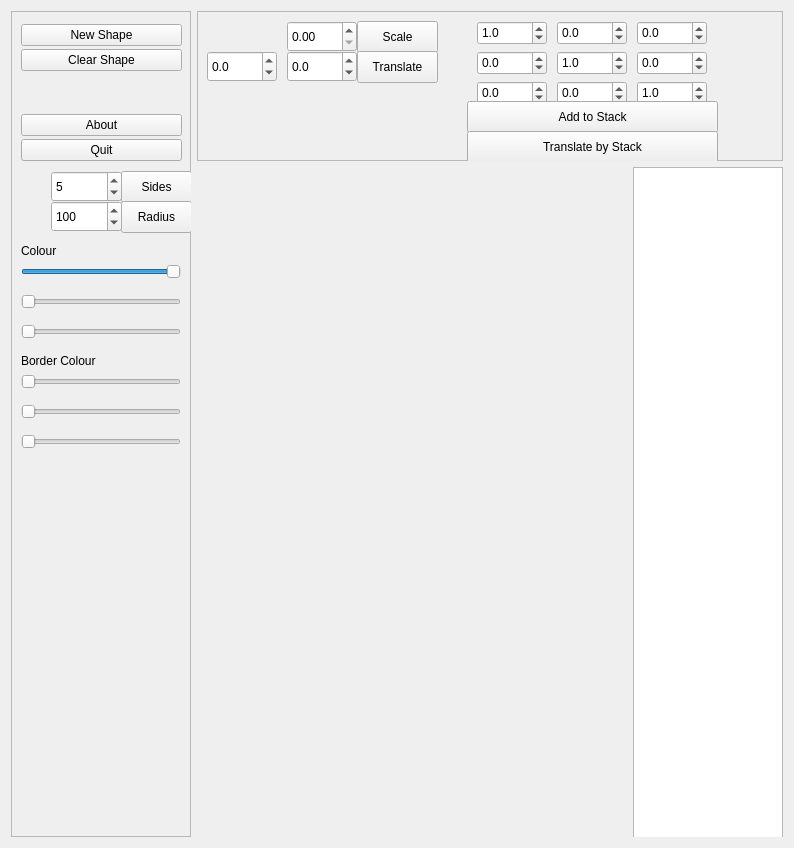
<?xml version="1.0" encoding="UTF-8"?>
<ui version="4.0">
 <class>frmMain</class>
 <widget class="QWidget" name="frmMain">
  <property name="geometry">
   <rect>
    <x>0</x>
    <y>0</y>
    <width>794</width>
    <height>848</height>
   </rect>
  </property>
  <property name="windowTitle">
   <string>OpenGl - Qt -Direct Mode Drawing</string>
  </property>
  <layout class="QGridLayout" name="gridLayout">
   <item row="1" column="1">
    <widget class="GLWidget" name="widget" native="true"/>
   </item>
   <item row="0" column="0" rowspan="2">
    <widget class="QFrame" name="frame">
     <property name="sizePolicy">
      <sizepolicy hsizetype="Fixed" vsizetype="Preferred">
       <horstretch>0</horstretch>
       <verstretch>0</verstretch>
      </sizepolicy>
     </property>
     <property name="minimumSize">
      <size>
       <width>180</width>
       <height>0</height>
      </size>
     </property>
     <property name="frameShape">
      <enum>QFrame::StyledPanel</enum>
     </property>
     <property name="frameShadow">
      <enum>QFrame::Raised</enum>
     </property>
     <widget class="QWidget" name="verticalLayoutWidget">
      <property name="geometry">
       <rect>
        <x>10</x>
        <y>10</y>
        <width>161</width>
        <height>144</height>
       </rect>
      </property>
      <layout class="QVBoxLayout" name="verticalLayout_2">
       <property name="spacing">
        <number>0</number>
       </property>
       <property name="sizeConstraint">
        <enum>QLayout::SetNoConstraint</enum>
       </property>
       <item>
        <widget class="QPushButton" name="newShapeButton">
         <property name="text">
          <string>New Shape</string>
         </property>
        </widget>
       </item>
       <item>
        <widget class="QPushButton" name="removeButton">
         <property name="text">
          <string>Clear Shape</string>
         </property>
        </widget>
       </item>
       <item>
        <spacer name="verticalSpacer_2">
         <property name="orientation">
          <enum>Qt::Vertical</enum>
         </property>
         <property name="sizeType">
          <enum>QSizePolicy::Fixed</enum>
         </property>
         <property name="sizeHint" stdset="0">
          <size>
           <width>20</width>
           <height>40</height>
          </size>
         </property>
        </spacer>
       </item>
       <item>
        <widget class="QPushButton" name="aboutPushButton">
         <property name="text">
          <string>About</string>
         </property>
        </widget>
       </item>
       <item>
        <widget class="QPushButton" name="quitPushButton">
         <property name="text">
          <string>Quit</string>
         </property>
        </widget>
       </item>
      </layout>
     </widget>
     <widget class="QSpinBox" name="sidesBox">
      <property name="geometry">
       <rect>
        <x>40</x>
        <y>160</y>
        <width>71</width>
        <height>31</height>
       </rect>
      </property>
      <property name="minimum">
       <number>3</number>
      </property>
      <property name="maximum">
       <number>1000</number>
      </property>
      <property name="value">
       <number>5</number>
      </property>
     </widget>
     <widget class="QPushButton" name="sidesButton">
      <property name="geometry">
       <rect>
        <x>110</x>
        <y>160</y>
        <width>71</width>
        <height>32</height>
       </rect>
      </property>
      <property name="text">
       <string>Sides</string>
      </property>
     </widget>
     <widget class="QSlider" name="colourB">
      <property name="geometry">
       <rect>
        <x>10</x>
        <y>310</y>
        <width>160</width>
        <height>22</height>
       </rect>
      </property>
      <property name="maximum">
       <number>255</number>
      </property>
      <property name="orientation">
       <enum>Qt::Horizontal</enum>
      </property>
     </widget>
     <widget class="QSlider" name="colourR">
      <property name="geometry">
       <rect>
        <x>10</x>
        <y>250</y>
        <width>160</width>
        <height>22</height>
       </rect>
      </property>
      <property name="maximum">
       <number>255</number>
      </property>
      <property name="value">
       <number>255</number>
      </property>
      <property name="orientation">
       <enum>Qt::Horizontal</enum>
      </property>
     </widget>
     <widget class="QSlider" name="colourG">
      <property name="geometry">
       <rect>
        <x>10</x>
        <y>280</y>
        <width>160</width>
        <height>22</height>
       </rect>
      </property>
      <property name="maximum">
       <number>255</number>
      </property>
      <property name="orientation">
       <enum>Qt::Horizontal</enum>
      </property>
     </widget>
     <widget class="QLabel" name="label">
      <property name="geometry">
       <rect>
        <x>10</x>
        <y>230</y>
        <width>62</width>
        <height>19</height>
       </rect>
      </property>
      <property name="text">
       <string>Colour</string>
      </property>
     </widget>
     <widget class="QLabel" name="colourLabel">
      <property name="geometry">
       <rect>
        <x>10</x>
        <y>340</y>
        <width>111</width>
        <height>19</height>
       </rect>
      </property>
      <property name="text">
       <string>Border Colour</string>
      </property>
     </widget>
     <widget class="QSlider" name="sColourR">
      <property name="geometry">
       <rect>
        <x>10</x>
        <y>360</y>
        <width>160</width>
        <height>22</height>
       </rect>
      </property>
      <property name="maximum">
       <number>255</number>
      </property>
      <property name="value">
       <number>0</number>
      </property>
      <property name="sliderPosition">
       <number>0</number>
      </property>
      <property name="orientation">
       <enum>Qt::Horizontal</enum>
      </property>
     </widget>
     <widget class="QSlider" name="sColourG">
      <property name="geometry">
       <rect>
        <x>10</x>
        <y>390</y>
        <width>160</width>
        <height>22</height>
       </rect>
      </property>
      <property name="maximum">
       <number>255</number>
      </property>
      <property name="orientation">
       <enum>Qt::Horizontal</enum>
      </property>
     </widget>
     <widget class="QSlider" name="sColourB">
      <property name="geometry">
       <rect>
        <x>10</x>
        <y>420</y>
        <width>160</width>
        <height>22</height>
       </rect>
      </property>
      <property name="maximum">
       <number>255</number>
      </property>
      <property name="orientation">
       <enum>Qt::Horizontal</enum>
      </property>
     </widget>
     <widget class="QPushButton" name="radiusButton">
      <property name="geometry">
       <rect>
        <x>110</x>
        <y>190</y>
        <width>71</width>
        <height>32</height>
       </rect>
      </property>
      <property name="text">
       <string>Radius</string>
      </property>
     </widget>
     <widget class="QSpinBox" name="radiusBox">
      <property name="geometry">
       <rect>
        <x>40</x>
        <y>190</y>
        <width>71</width>
        <height>31</height>
       </rect>
      </property>
      <property name="minimum">
       <number>1</number>
      </property>
      <property name="maximum">
       <number>1000</number>
      </property>
      <property name="singleStep">
       <number>10</number>
      </property>
      <property name="value">
       <number>100</number>
      </property>
     </widget>
    </widget>
   </item>
   <item row="1" column="2">
    <widget class="QFrame" name="frame_3">
     <property name="maximumSize">
      <size>
       <width>150</width>
       <height>16777215</height>
      </size>
     </property>
     <property name="frameShape">
      <enum>QFrame::StyledPanel</enum>
     </property>
     <property name="frameShadow">
      <enum>QFrame::Raised</enum>
     </property>
     <widget class="QTextBrowser" name="textBrowser">
      <property name="geometry">
       <rect>
        <x>0</x>
        <y>0</y>
        <width>150</width>
        <height>1000</height>
       </rect>
      </property>
      <property name="minimumSize">
       <size>
        <width>150</width>
        <height>1000</height>
       </size>
      </property>
     </widget>
    </widget>
   </item>
   <item row="0" column="1" colspan="2">
    <widget class="QFrame" name="frame_2">
     <property name="maximumSize">
      <size>
       <width>16777215</width>
       <height>150</height>
      </size>
     </property>
     <property name="frameShape">
      <enum>QFrame::StyledPanel</enum>
     </property>
     <property name="frameShadow">
      <enum>QFrame::Raised</enum>
     </property>
     <widget class="QDoubleSpinBox" name="scaleSpinBox">
      <property name="geometry">
       <rect>
        <x>90</x>
        <y>10</y>
        <width>70</width>
        <height>31</height>
       </rect>
      </property>
      <property name="minimum">
       <double>0.000000000000000</double>
      </property>
      <property name="maximum">
       <double>4.000000000000000</double>
      </property>
      <property name="singleStep">
       <double>0.100000000000000</double>
      </property>
     </widget>
     <widget class="QPushButton" name="scaleButton">
      <property name="geometry">
       <rect>
        <x>160</x>
        <y>10</y>
        <width>81</width>
        <height>32</height>
       </rect>
      </property>
      <property name="text">
       <string>Scale</string>
      </property>
     </widget>
     <widget class="QDoubleSpinBox" name="ySpinBox">
      <property name="geometry">
       <rect>
        <x>90</x>
        <y>40</y>
        <width>70</width>
        <height>31</height>
       </rect>
      </property>
      <property name="decimals">
       <number>1</number>
      </property>
      <property name="minimum">
       <double>-100.000000000000000</double>
      </property>
      <property name="maximum">
       <double>100.000000000000000</double>
      </property>
      <property name="singleStep">
       <double>1.000000000000000</double>
      </property>
     </widget>
     <widget class="QDoubleSpinBox" name="xSpinBox">
      <property name="geometry">
       <rect>
        <x>10</x>
        <y>40</y>
        <width>70</width>
        <height>31</height>
       </rect>
      </property>
      <property name="decimals">
       <number>1</number>
      </property>
      <property name="minimum">
       <double>-100.000000000000000</double>
      </property>
      <property name="maximum">
       <double>100.000000000000000</double>
      </property>
      <property name="singleStep">
       <double>1.000000000000000</double>
      </property>
     </widget>
     <widget class="QPushButton" name="transButton">
      <property name="geometry">
       <rect>
        <x>160</x>
        <y>40</y>
        <width>81</width>
        <height>32</height>
       </rect>
      </property>
      <property name="text">
       <string>Translate</string>
      </property>
     </widget>
     <widget class="QDoubleSpinBox" name="XX">
      <property name="geometry">
       <rect>
        <x>280</x>
        <y>10</y>
        <width>70</width>
        <height>24</height>
       </rect>
      </property>
      <property name="decimals">
       <number>1</number>
      </property>
      <property name="minimum">
       <double>-99.000000000000000</double>
      </property>
      <property name="singleStep">
       <double>0.100000000000000</double>
      </property>
      <property name="value">
       <double>1.000000000000000</double>
      </property>
     </widget>
     <widget class="QDoubleSpinBox" name="YX">
      <property name="geometry">
       <rect>
        <x>280</x>
        <y>40</y>
        <width>70</width>
        <height>24</height>
       </rect>
      </property>
      <property name="decimals">
       <number>1</number>
      </property>
      <property name="minimum">
       <double>-99.000000000000000</double>
      </property>
      <property name="singleStep">
       <double>0.100000000000000</double>
      </property>
     </widget>
     <widget class="QDoubleSpinBox" name="ZX">
      <property name="geometry">
       <rect>
        <x>280</x>
        <y>70</y>
        <width>70</width>
        <height>24</height>
       </rect>
      </property>
      <property name="decimals">
       <number>1</number>
      </property>
      <property name="minimum">
       <double>-99.000000000000000</double>
      </property>
      <property name="singleStep">
       <double>0.100000000000000</double>
      </property>
     </widget>
     <widget class="QDoubleSpinBox" name="XY">
      <property name="geometry">
       <rect>
        <x>360</x>
        <y>10</y>
        <width>70</width>
        <height>24</height>
       </rect>
      </property>
      <property name="decimals">
       <number>1</number>
      </property>
      <property name="minimum">
       <double>-99.000000000000000</double>
      </property>
      <property name="singleStep">
       <double>0.100000000000000</double>
      </property>
     </widget>
     <widget class="QDoubleSpinBox" name="ZY">
      <property name="geometry">
       <rect>
        <x>360</x>
        <y>70</y>
        <width>70</width>
        <height>24</height>
       </rect>
      </property>
      <property name="decimals">
       <number>1</number>
      </property>
      <property name="minimum">
       <double>-99.000000000000000</double>
      </property>
      <property name="singleStep">
       <double>0.100000000000000</double>
      </property>
     </widget>
     <widget class="QDoubleSpinBox" name="XZ">
      <property name="geometry">
       <rect>
        <x>440</x>
        <y>10</y>
        <width>70</width>
        <height>24</height>
       </rect>
      </property>
      <property name="decimals">
       <number>1</number>
      </property>
      <property name="minimum">
       <double>-99.000000000000000</double>
      </property>
      <property name="singleStep">
       <double>0.100000000000000</double>
      </property>
     </widget>
     <widget class="QDoubleSpinBox" name="YZ">
      <property name="geometry">
       <rect>
        <x>440</x>
        <y>40</y>
        <width>70</width>
        <height>24</height>
       </rect>
      </property>
      <property name="decimals">
       <number>1</number>
      </property>
      <property name="minimum">
       <double>-99.000000000000000</double>
      </property>
      <property name="singleStep">
       <double>0.100000000000000</double>
      </property>
     </widget>
     <widget class="QDoubleSpinBox" name="ZZ">
      <property name="geometry">
       <rect>
        <x>440</x>
        <y>70</y>
        <width>70</width>
        <height>24</height>
       </rect>
      </property>
      <property name="decimals">
       <number>1</number>
      </property>
      <property name="minimum">
       <double>-99.000000000000000</double>
      </property>
      <property name="singleStep">
       <double>0.100000000000000</double>
      </property>
      <property name="value">
       <double>1.000000000000000</double>
      </property>
     </widget>
     <widget class="QPushButton" name="stackButton">
      <property name="geometry">
       <rect>
        <x>270</x>
        <y>90</y>
        <width>251</width>
        <height>32</height>
       </rect>
      </property>
      <property name="text">
       <string>Add to Stack</string>
      </property>
     </widget>
     <widget class="QPushButton" name="stackinateButton">
      <property name="geometry">
       <rect>
        <x>270</x>
        <y>120</y>
        <width>251</width>
        <height>32</height>
       </rect>
      </property>
      <property name="text">
       <string>Translate by Stack</string>
      </property>
     </widget>
     <widget class="QDoubleSpinBox" name="YY">
      <property name="geometry">
       <rect>
        <x>360</x>
        <y>40</y>
        <width>70</width>
        <height>24</height>
       </rect>
      </property>
      <property name="decimals">
       <number>1</number>
      </property>
      <property name="minimum">
       <double>-99.000000000000000</double>
      </property>
      <property name="maximum">
       <double>99.000000000000000</double>
      </property>
      <property name="singleStep">
       <double>0.100000000000000</double>
      </property>
      <property name="value">
       <double>1.000000000000000</double>
      </property>
     </widget>
    </widget>
   </item>
  </layout>
 </widget>
 <customwidgets>
  <customwidget>
   <class>GLWidget</class>
   <extends>QWidget</extends>
   <header>glwidget.h</header>
   <container>1</container>
   <slots>
    <slot>newSquare()</slot>
    <slot>newCircle()</slot>
    <slot>setSides(int)</slot>
    <slot>translate(double,double)</slot>
    <slot>scale(double)</slot>
    <slot>removeShape()</slot>
   </slots>
  </customwidget>
 </customwidgets>
 <resources/>
 <connections>
  <connection>
   <sender>aboutPushButton</sender>
   <signal>clicked()</signal>
   <receiver>frmMain</receiver>
   <slot>aboutBut()</slot>
   <hints>
    <hint type="sourcelabel">
     <x>94</x>
     <y>117</y>
    </hint>
    <hint type="destinationlabel">
     <x>190</x>
     <y>185</y>
    </hint>
   </hints>
  </connection>
  <connection>
   <sender>quitPushButton</sender>
   <signal>clicked()</signal>
   <receiver>frmMain</receiver>
   <slot>close()</slot>
   <hints>
    <hint type="sourcelabel">
     <x>145</x>
     <y>141</y>
    </hint>
    <hint type="destinationlabel">
     <x>193</x>
     <y>234</y>
    </hint>
   </hints>
  </connection>
 </connections>
 <slots>
  <slot>colourHex()</slot>
  <slot>colourSnake()</slot>
  <slot>showHex(bool)</slot>
  <slot>showSnake(bool)</slot>
  <slot>endit()</slot>
  <slot>widthSlider(int)</slot>
  <slot>panMode(bool)</slot>
  <slot>openImage()</slot>
  <slot>depthSet(int)</slot>
  <slot>clear()</slot>
  <slot>aboutBut()</slot>
  <slot>helpBut()</slot>
  <slot>txt0()</slot>
  <slot>txt0(QString)</slot>
  <slot>txt1()</slot>
  <slot>txt1(QString)</slot>
  <slot>pressmebut()</slot>
  <slot>txt9(QString)</slot>
  <slot>txt99()</slot>
 </slots>
</ui>
